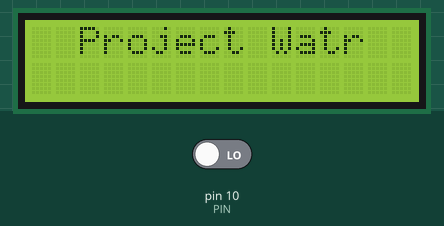
The sketch below on a simulated Arduino Uno, built with avr-gcc and run on an emulated ATmega328P. Shown: 16×2 character LCD. Inputs (shaded band) come from the test bench; at power-on: pin 10 (PIN) LOW.

Above: at 1.2 s.
1.3 s: pin 10 (PIN) driven HIGH
At 2.8 s:
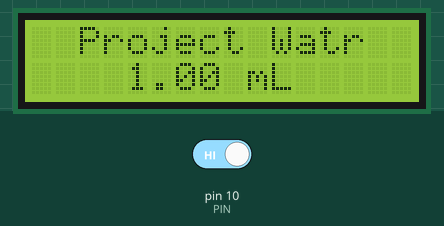
At 3.7 s:
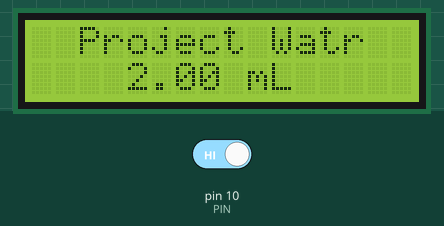
Timing chart, 0 to 5.2 s (numbered marks = the images above; inputs shaded):
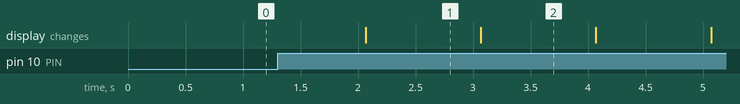

Measured:
- after the input at 1.3 s, the display: changes after 0.77 s (image 1)
- what the display in image 1 shows lasts 1.0 s, from 2.1 s to 3.1 s

The sketch:

watr.ino
```cpp
// #################
//   project watr
// #################

#include <EEPROM.h>
#include <LiquidCrystal.h>

#define PIN 10
#define VOLINCR 1
#define FLASHINTERVAL 100

union {
  int i;
  float f;
} vol;

// lcd
LiquidCrystal lcd(12,13,0,1,2,3,4,5,6,7,8);

void setup() {
  lcd.begin(16,2);

  // display title
  lcd.setCursor(2,0);
  lcd.print("Project Watr");

  //Serial.begin(9600);
  pinMode(PIN, INPUT);
  digitalWrite(PIN, LOW);
  fetchVol();
  //Serial.print("reading saved vol ... ");
  //Serial.print(vol.f);
}

void loop() {
  int state = digitalRead(PIN);
  if(state == 1) {
    incr();
    //storeVol();
    lcd.setCursor(4,1);
    lcd.print(vol.f);
    lcd.print(" mL");
  }
  // flash
    if(((int)vol.f) > 0 && ((int)vol.f) % FLASHINTERVAL == 0) {
      for(int i=0; i<2; i++) {
        lcd.noDisplay();
        digitalWrite(PIN, HIGH);
        delay(200);
        lcd.display();
        digitalWrite(PIN, LOW);
        delay(200);
      }
      delay(200);
    } else {
      delay(1000);
    }
}

// function to read vol from EEPROM
float fetchVol() {
  //byte high = EEPROM.read(0);
  //byte low = EEPROM.read(1);
  //vol.i = (high << 8) + low;
  return vol.f;
}

// function to store vol to EEPROM
void storeVol() {
  EEPROM.write(0, highByte(vol.i));
  EEPROM.write(1, lowByte(vol.i));
}

// increment vol
void incr() {
  vol.f = fetchVol() + VOLINCR;
}
```
